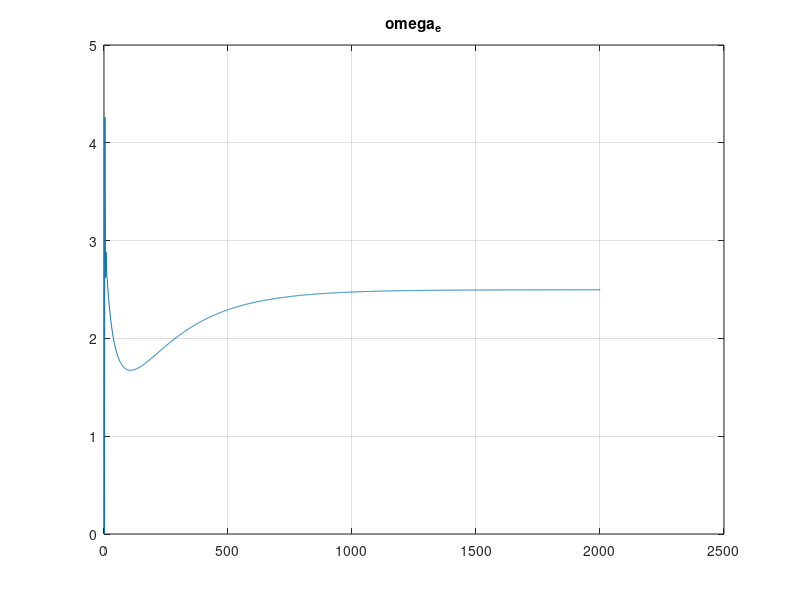
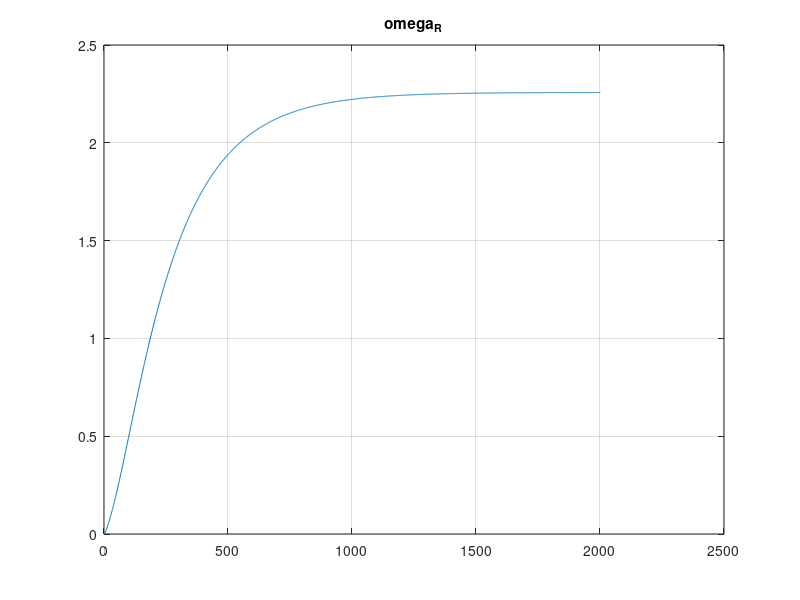

The MATLAB script that drew these images, in order:
clear all;
clc;
close all;

% Параметры модели
dLs = 0.0016; % индуктивность рессеивания статора
dLr = 0.0025; % индуктивность рессеивания ротора
Lm = 0.086; % индуктивность намагничивания двигателя
Ls = Lm + dLs; % индуктивность на статоре
Rs = 0.258; % сопротивление статора
Rr = 0.145; % Сопротивление ротора
ZP = 1;
Lr = Lm + dLr;
KR = Lm/Lr; % коэффицент ротора
Tr = Lr/Rr;
J=1; % Момент инерции
kc = 0.1; % Коэффициент момента сопротивления
% Входные сигналы (примерные значения, заменить на реальные)
Usd = 0.9; % Напряжение на статоре по d-оси
Usq = 0.9; % Напряжение на статоре по q-оси
% Временные параметры
T = 20; % Время моделирования
dt = 0.01; % Шаг интегрирования
N = T / dt; % Количество шагов

Isd(1) = 0; % Ток статора по d-оси
Isq(1) = 0; % Ток статора по q-оси
PsiR(1) = 0.1; % Поток ротора по q-оси
omega_e(1) = 0; % Электрическая угловая скорость
Mem(1) = 0;
omega_R(1) = 0; % угловая скорость ротора


for i = 1:N
    omega_R(i+1) = omega_R(i)+dt*((Mem(i) - kc*omega_R(i))/J);   
    Isd(i+1) =  Isd(i) + dt*(1/(Ls-Lm*KR) * (Usd - Isd(i)*Rs  - KR*(((1/Tr) * (Lm*Isd(i) - PsiR(i))))) + omega_e(i)*Isq(i));
    Isq(i+1) = Isq(i) + dt*(1/(Ls-Lm*KR) * (Usq -  Isq(i)*Rs - KR*omega_e(i)*PsiR(i))- omega_e(i)*Isd(i));
    PsiR(i+1) = PsiR(i) + dt*((1/Tr) * (Lm*Isd(i) - PsiR(i)));
    omega_e(i+1) = ZP*omega_R(i) + (Lm/(PsiR(i)*Tr))*Isq(i);
    Mem(i+1) = ((3*ZP*KR)/2)*PsiR(i)*Isq(i);
end

% Построение графиков
% figure;
% subplot(3,1,1);
% plot(Isd);
% title('Ток статора по d-оси');
% xlabel('Время (с)');
% ylabel('I_{sd} (A)');
% 
% subplot(3,1,2);
% plot(Isq);
% title('Ток статора по q-оси');
% xlabel('Время (с)');
% ylabel('I_{sq} (A)');
% 
% subplot(3,1,3);
% plot(PsiR);
% title('Поток ротора по q-оси');
% xlabel('Время (с)');
% ylabel('Ψ_{sq} (Wb)');

figure;
plot(omega_e);
title('omega_e');
grid on;

figure;
plot(omega_R);
title('omega_R');
grid on;
